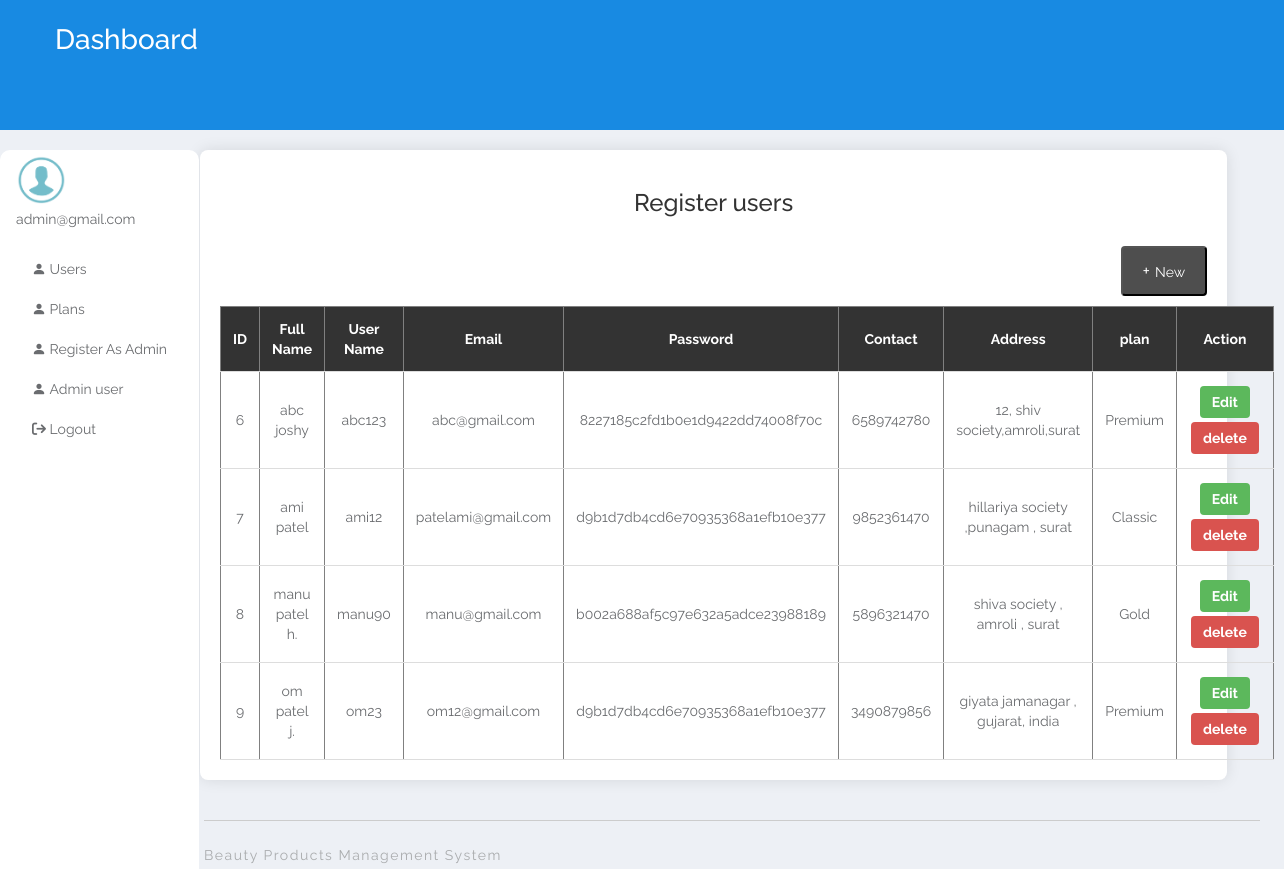
Page /admin/user.php (signed in) on the committed database.
### tables this page shows
CREATE TABLE `register` (
  `id` int(11) NOT NULL,
  `fullname` varchar(50) DEFAULT NULL,
  `uname` varchar(50) DEFAULT NULL,
  `email` varchar(50) DEFAULT NULL,
  `password` varchar(100) DEFAULT NULL,
  `contact` varchar(50) DEFAULT NULL,
  `address` varchar(50) DEFAULT NULL,
  `plan` varchar(50) DEFAULT NULL
);

### admin/user.php (the view, shortened to what this page needs)
<?php
if (!isset($_SESSION['email'])) {
  header('location:logout.php');
  } else{
?>
<!DOCTYPE html>
<html lang="en">
<head>
    <link rel="stylesheet" href="https://cdn.jsdelivr.net/npm/bootstrap-icons@1.10.5/font/bootstrap-icons.css">
    <link href="https://cdn.jsdelivr.net/npm/remixicon@2.2.0/fonts/remixicon.css" rel="stylesheet">
    <link rel="stylesheet" href="libs/bower/font-awesome/css/font-awesome.min.css">
    <link rel="stylesheet" href="libs/bower/material-design-iconic-font/dist/css/material-design-iconic-font.css">
    <link rel="stylesheet" href="libs/bower/animate.css/animate.min.css">
    <link rel="stylesheet" href="libs/bower/fullcalendar/dist/fullcalendar.min.css">
    <link rel="stylesheet" href="libs/bower/perfect-scrollbar/css/perfect-scrollbar.css">
    <link rel="stylesheet" href="assets/css/bootstrap.css">
    <link rel="stylesheet" href="assets/css/core.css">
    <link rel="stylesheet" href="assets/css/app.css">
    <link rel="stylesheet" href="https://cdnjs.cloudflare.com/ajax/libs/font-awesome/6.4.2/css/all.min.css" />
    <link rel="stylesheet" href="assets/css/styl.css">
</head>
<body>
    <?php include_once('includes/header.php'); ?>
    <?php include_once('includes/sidebar.php'); ?>
    <main>
        <div class="container">
            <div class="table1">
                <h3 class="title"> Register users </h3>
                <a href="adduser.php">
                    <button id="btn"><span>+</span>New</button>
                </a>
                <div class="t-contect">
                    <table border="1px">
                        <thead>
                            <tr>
                                <th>ID</th>
                                <th>Full Name</th>
                                <th>User Name</th>
                                <th>Email</th>
                                <th>Password</th>
                                <th>Contact</th>
                                <th>Address</th>
                                <th>plan</th>
                                <th>Action</th>
                            </tr>
                        </thead>
                        <tbody>
                            <?php
                            include "connection.php";
                            $sql = "select * from register";
                            $result = mysqli_query($con, $sql) or die("some query issues....");
                            while ($row = mysqli_fetch_assoc($result)) {
                            ?>
                                <td><?php echo $row['id'] ?></td>
                                <td><?php echo $row['fullname'] ?></td>
                                <td><?php echo $row['uname'] ?></td>
                                <td><?php echo $row['email'] ?></td>
                                <td><?php echo $row['password'] ?></td>
                                <td><?php echo $row['contact'] ?></td>
                                <td><?php echo $row['address'] ?></td>
                                <td><?php echo $row['plan'] ?></td>
                                <td>
                                    <a href="update.php?id=<?php echo $row['id']; ?>"><button class="btn"><b>Edit</b></button></a>
                                    <a href="delete.php?id=<?php echo $row['id']; ?>"><button class="btn" id="delete"><b>delete</b></button></a>
                                </td>
                            <?php } ?>
                        </tbody>
                    </table>
                </div>
            </div>
        </div>
        <?php include_once('includes/footer.php'); ?>
    </main>
</html>
<?php }
?>

### admin/includes/header.php
<nav id="app-navbar" class="navbar navbar-inverse navbar-fixed-top primary" style="height:130px;">
  <div class="navbar-header" >
    <a href="dashboard.php" class="navbar-brand">
    </a>
  </div>
  <div class="navbar-container container-fluid">
    <div class="collapse navbar-collapse" id="app-navbar-collapse">
      <ul class="nav navbar-toolbar navbar-toolbar-left navbar-left">
        <li>
          <h5 class="page-title hidden-menubar-top hidden-float" style="font-size:28px; margin-top:10px; ">Dashboard</h5>
        </li>
      </ul>
    </div>
  </div>
</nav>

### admin/includes/sidebar.php (shortened to what this page needs)
<aside id="menubar" class="menubar light" style="margin-top:90px; border-radius:10px; height:100%">
  <div class="app-user">
    <div class="media">
      <div class="media-left">
        <div class="avatar avatar-md avatar-circle">
          <a href="javascript:void(0)"><img class="img-responsive" src="assets/images/images.png" alt="avatar" /></a>
        </div>
      </div>
      <?php
       echo $_SESSION['email']; ?>
      <br>
      <br>
      <div class="menubar-scroll">
        <div class="menubar-scroll-inner">
          <ul class="app-menu">
            <li class="has-submenu">
              <a href="user.php">
                <i class="bi bi-person-fill me-4 fs-5"></i>
                <span class="menu-text">Users</span> </a>
            </li>
            <li>
              <a href="manage-post.php">
                <i class="bi bi-person-fill me-4 fs-5" aria-hidden="true"></i>
                <span class="menu-text">Plans</span>
              </a>
            </li>
            <li>
              <a href="register.php">
                <i class="bi bi-person-fill me-4 fs-5" aria-hidden="true"></i>
                <span class="menu-text">Register As Admin</span>
              </a>
            </li>
            <li>
              <a href="admin.php">
                <i class="bi bi-person-fill me-4 fs-5" aria-hidden="true"></i>
                <span class="menu-text">Admin user</span>
              </a>
            </li>
            <li>
              <a href="logout.php">
                <i class="fa fa-sign-out" aria-hidden="true"></i>
                <span class="menu-text">Logout</span>
              </a>
            </li>
          </ul>
        </div>
      </div>
</aside>

### admin/includes/footer.php
<div class="wrap p-t-0" style="margin-left:180px; ">
    <footer class="app-footer">
        <div class="copyright pull-left">Beauty Products Management System </div>
    </footer>
  </div>

### admin/assets/css/styl.css (style rules this page uses)
.container { width: 80%; margin: 40px auto; background-color: #ffffff; padding: 20px; box-shadow: 0 0 15px rgba(0, 0, 0, 0.1); border-radius: 8px; margin-top: 90px; margin-left: 200px; }
.title { text-align: center; color: #333; font-size: 24px; margin-bottom: 20px; }
.table1 { width: 100%; }
.table1 a #btn { display: inline-block; padding: 10px 20px; color: white; background-color: #4e4e4e; font-size: 14px; text-align: center; text-decoration: none; border-radius: 4px; margin: 10px 0; float: right; }
.table1 a #btn span { font-size: 18px; margin-right: 5px; }
.t-contect table { width: 100%; border-collapse: collapse; margin-top: 20px; }
.t-contect th, .t-contect td { padding: 12px; text-align: center; border-bottom: 1px solid #ddd; }
.t-contect th { background-color: #333; color: white; }
.btn { padding: 6px 12px; margin: 2px; color: white; background-color: #5cb85c; border: none; border-radius: 4px; cursor: pointer; }
#delete { background-color: #d9534f; }
a { text-decoration: none; }

### rows in the picture
register: id "6", fullname "abc joshy", uname "abc123", email "abc@gmail.com", password "8227185c2fd1b0e1d9422dd74008f70c", contact "6589742780", address "12, shiv society,amroli,surat", plan "Premium"
register: id "7", fullname "ami patel", uname "ami12", email "patelami@gmail.com", password "d9b1d7db4cd6e70935368a1efb10e377", contact "9852361470", address "hillariya society ,punagam , surat", plan "Classic"
register: id "8", fullname "manu patel h.", uname "manu90", email "manu@gmail.com", password "b002a688af5c97e632a5adce23988189", contact "5896321470", address "shiva society , amroli , surat", plan "Gold"
register: id "9", fullname "om patel j.", uname "om23", email "om12@gmail.com", password "d9b1d7db4cd6e70935368a1efb10e377", contact "3490879856", address "giyata jamanagar , gujarat, india", plan "Premium"

### other values in the picture
$_SESSION['email'] "admin@gmail.com"
